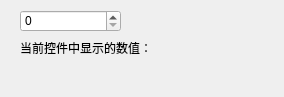
<?xml version="1.0" encoding="UTF-8"?>
<ui version="4.0">
 <class>MainWindow</class>
 <widget class="QMainWindow" name="MainWindow">
  <property name="geometry">
   <rect>
    <x>0</x>
    <y>0</y>
    <width>284</width>
    <height>97</height>
   </rect>
  </property>
  <property name="windowTitle">
   <string>MainWindow</string>
  </property>
  <widget class="QWidget" name="centralwidget">
   <widget class="QSpinBox" name="spinBox">
    <property name="geometry">
     <rect>
      <x>20</x>
      <y>10</y>
      <width>101</width>
      <height>22</height>
     </rect>
    </property>
   </widget>
   <widget class="QLabel" name="label">
    <property name="geometry">
     <rect>
      <x>20</x>
      <y>40</y>
      <width>131</width>
      <height>16</height>
     </rect>
    </property>
    <property name="text">
     <string>当前控件中显示的数值：</string>
    </property>
   </widget>
   <widget class="QLabel" name="label_2">
    <property name="geometry">
     <rect>
      <x>150</x>
      <y>40</y>
      <width>54</width>
      <height>12</height>
     </rect>
    </property>
    <property name="text">
     <string/>
    </property>
   </widget>
  </widget>
  <widget class="QMenuBar" name="menubar">
   <property name="geometry">
    <rect>
     <x>0</x>
     <y>0</y>
     <width>284</width>
     <height>23</height>
    </rect>
   </property>
  </widget>
 </widget>
 <resources/>
 <connections/>
</ui>
